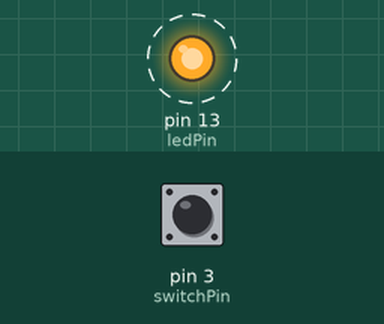
This sketch was run on a simulated Arduino Uno, built with avr-gcc and run on an emulated ATmega328P. Shown: output pins drawn as LEDs (lit = HIGH). Dashed ring = blinking. The inputs (shaded band) are chosen by the test bench; at power-on: pin 3 (switchPin) HIGH.

Above: at 0.5 s.
Timing chart, 0 to 4.6 s (numbered marks = the images above):
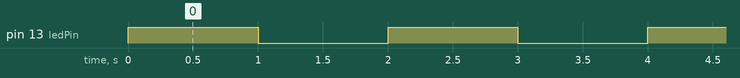

The sketch:

Oppgave02.ino
```cpp
const int ledPin = 13;
const int switchPin = 3;
const int debounceTime = 5;
volatile unsigned long delayTime = 1000;
int ledValue = HIGH;

void setup()
{
    pinMode(switchPin, INPUT_PULLUP);
    pinMode(ledPin, OUTPUT);
    attachInterrupt(digitalPinToInterrupt(switchPin), isr, FALLING);
    Serial.begin(9600);
}

void isr()
{
    static unsigned long lastInterruptTime = 0;
    unsigned long interruptTime = millis();
    if (interruptTime - lastInterruptTime >= debounceTime) {
        delayTime -= 0.1 * delayTime;
    }
    lastInterruptTime = millis();
}

void loop()
{
    static unsigned long lastChangeTime = 0;
    if (millis() - lastChangeTime >= delayTime) {
        ledValue = !ledValue;
        lastChangeTime = millis();
    }
    digitalWrite(ledPin, ledValue);
}
```

Measured:
- by itself, pin 13 (ledPin): alternates HIGH for 1.0 s and LOW for 1.0 s
